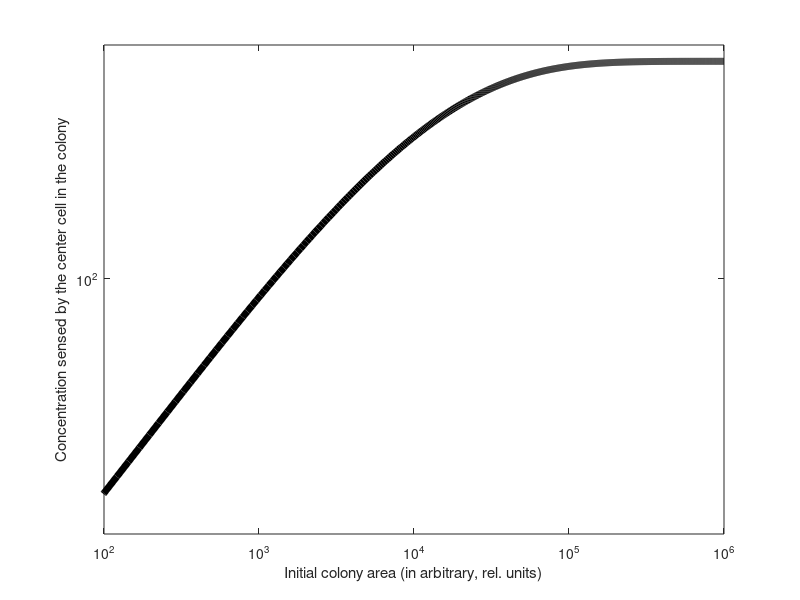

MATLAB code to generate this figure: (Note: this script raises an error after producing the figure.)
%%%%%%%%%%%%%%%%%%%%%%%%%%%%%%%%%%%%%%%%%%%%%%%%%%%%%%%%%%%%%%%%%%%%%
%%% Model to explain how colony size & response threshold dictate %%%
%%% when local communication is enough for survival

% When the threshold concentration is low enough for communication within a
% colony to determine the colony's fate

clear all;
close all;
clc;

n = linspace(1,1000,1000);

% 1. For short diffusion length:
% a=1;  % diffusion length lambda = a*R;  R = radius of cell
% short_c(1) = 2*pi;
% for i=2:length(n)
%     short_c(i) =  short_c(i-1) + ((2*pi*i)/(2*i-1))*exp(-2*(i-1)/a);
% end


% 2. For long diffusion length:
a=170;
long_c(1) = 2*pi;
for i=2:length(n)
    long_c(i) =  long_c(i-1) + ((2*pi*i)/(2*i-1))*exp(-2*(i-1)/a);
end

figure(1)
hold on
plot(n.^2, long_c, '-k','LineWidth',5);
hold on
% legend('short diffusion length: lambda = one-cell radius (R)', 'long diffusion length: lambda = 100R');
xlabel('Initial colony area (in arbitrary, rel. units)');
ylabel('Concentration sensed by the center cell in the colony');
xlim([10^2 10^6]);
ylim([3*10^1 3*10^2]);
box on
set(gca,'xscale','log');
set(gca,'yscale','log');

hold on
yline(2.3*10^2,'--r','High C_{thresh}');
hold on
yline(6*10^1,'--r','Low C_{thresh}');

hold on
xline(150,'--k');
xline(1100,'--k');

set(gca,'XminorTick','off');
set(gca,'YminorTick','off');
set(gca,'TickLength',[0.02, 0.1]);
set(gca,'LineWidth',1);
set(gca,'XColor','k');
set(gca,'YColor','k');
hold off

